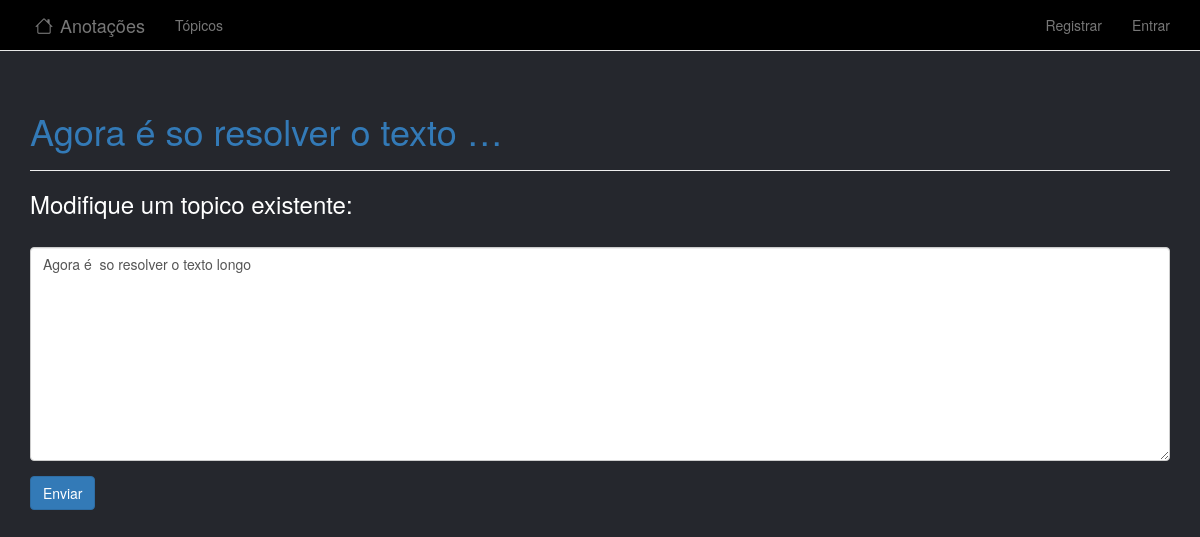
The page /edit_topic/42/ on the database its author committed.
### learning_logs/models.py (models this page shows)
class Topic(models.Model):
    text = models.CharField(max_length=200) # Definição de tamanho maximo de texto e tipo primitivo.
    date_added = models.DateTimeField(auto_now_add=True) # Data de criação de cada texto.
    owner = models.ForeignKey(User, on_delete=models.CASCADE) # chave estrangeita para registro de usuarios unicos.
    def __str__(self):
        return self.text # retorno do texto.

### learning_logs/views.py (the view)
# urls.py: path('edit_topic/<topic_id>/', views.edit_topic, name='edit_topic'),# Rota para: Pagina de editar o topico.
def edit_topic(request, topic_id): # Renderiza um formulario para a edição de um topico em um formulario.
    id = Topic.objects.get(id=topic_id)
    topic = Topic.objects.get(text=id)
    if request.method != 'POST': # # Requisição inicial preenche previamnete o formulario com a entrada atual
       form = TopicForm(instance=topic)
    if request.method == 'POST': # Dados de post submetidos; processa os dados
        form = TopicForm(instance=topic, data=request.POST)
        form.is_valid()
        form.save()
        return HttpResponseRedirect(reverse('topics'))
    context = {'topic': topic, 'form': form}
    return render(request, 'learning_logs/edit_topic.html', context)

### learning_logs/forms.py
class TopicForm(forms.ModelForm):
    class Meta: # classe Topic de models
        model = Topic
        fields = ['text']
        labels = {'text': ''}
        widgets =  {'text': forms.Textarea(attrs={'cols': 80})}

### learning_logs/templates/learning_logs/edit_topic.html (shortened to what this page needs)
<!DOCTYPE html>
<html lang="pt-br">
    <head>
    </head>
    <body>
    {% extends 'learning_logs/base.html' %}
    {% load bootstrap3 %}
    {% block header %}
        <h1><a href="{% url 'topic' topic.id %}">{{ topic|truncatechars:"30" }}</a></h1>
    {% endblock header %}
    {% block content %}
        <h3 class="switch">Modifique um topico existente:</h3>
        <form action="{% url 'edit_topic' topic.id %}" method="post" class="form">
            {% bootstrap_form form %}
                {% buttons %}
                <button name="submit" class="btn btn-primary">Enviar</button>
                {% endbuttons %}
        </form>
    {% endblock content %}

### static/css/navegacao.css (style rules this page uses)
body { background-color: black; }
#back { background-color: #25272d; }
.switch { color: white; }

### rows shown on the page
Topic: text "Agora é so resolver o texto …", text "Agora é so resolver o texto longo"
